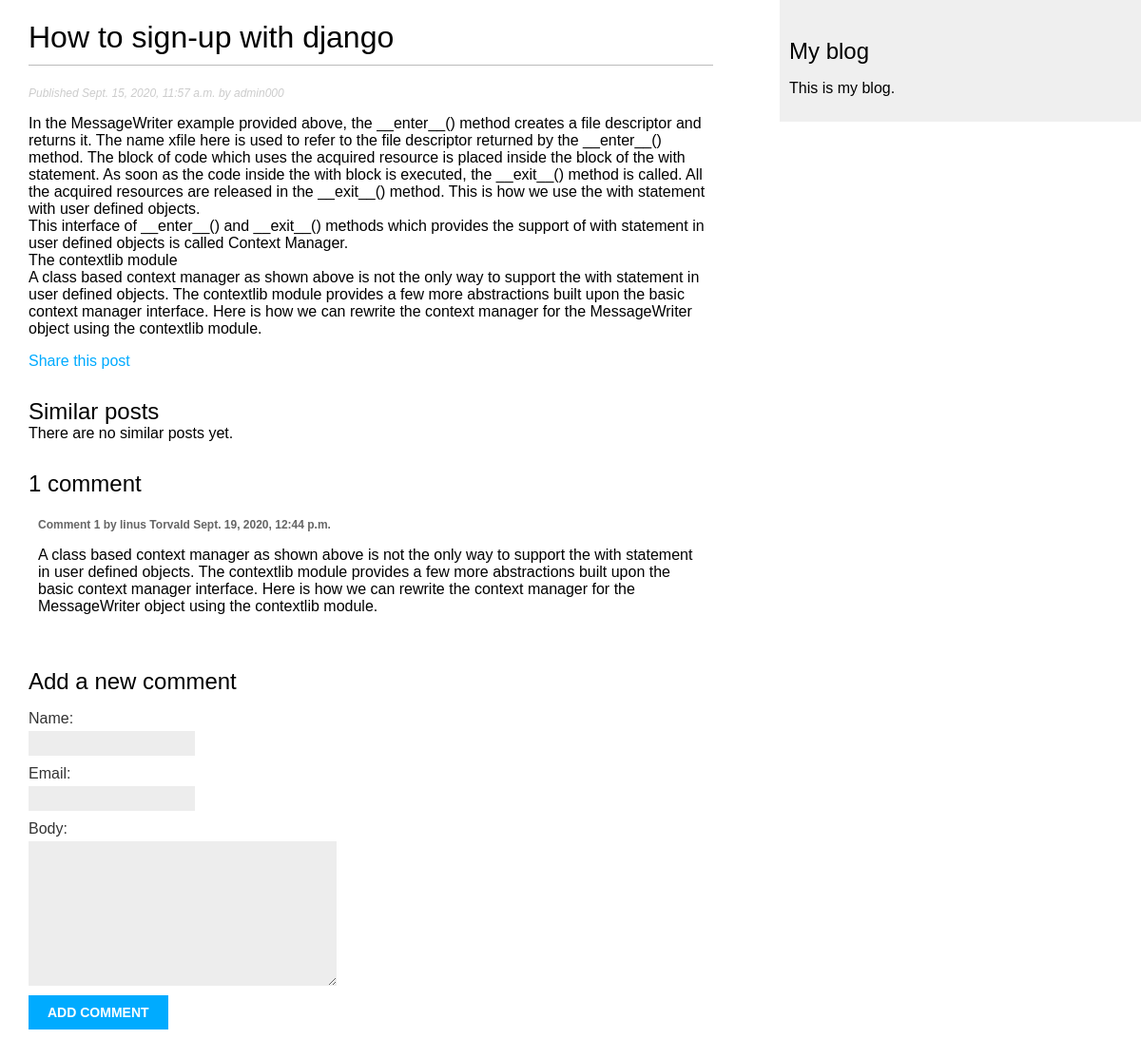
The app's page /blog/2020/9/15/how-sign-django/ with its own data.
### myapp/models.py (models this page shows, shortened)
class Post(models.Model):
	STATUS_CHOICES = (
	('draft', 'Draft'),
	('published', 'Published'),
	)
	title = models.CharField(max_length=250)
	slug = models.SlugField(max_length=250,unique_for_date='publish')
	author = models.ForeignKey(User,on_delete=models.CASCADE,related_name='blog_posts')
	body = models.TextField()
	publish = models.DateTimeField(default=timezone.now)
	created = models.DateTimeField(auto_now_add=True)
	updated = models.DateTimeField(auto_now=True)
	status = models.CharField(max_length=10,
	choices=STATUS_CHOICES,
	default='draft')
	tags = TaggableManager()
	class Meta:
		ordering = ('-publish',)

class Comment(models.Model):
	post=models.ForeignKey(Post,on_delete=models.CASCADE,related_name='comments')
	name=models.CharField(max_length=80)
	email=models.EmailField()
	body=models.TextField()
	created=models.DateTimeField(auto_now=True)
	updated=models.DateTimeField(auto_now=True)
	active=models.BooleanField(default=True)
	class Meta:
		ordering=('created',)

### myapp/views.py (the view)
# urls.py: path('<int:year>/<int:month>/<int:day>/<slug:post>/',views.post_details,name='post_detail'),
def post_details(request,year,month,day ,post):
	post=get_object_or_404(Post,slug=post,
								status='published',
								publish__year=year,
								publish__month=month,
								publish__day=day)
	comments=post.comments.filter(active=True)
	new_comment=None
	if request.method=='POST':
		comment_form=CommentForm(data=request.POST)
		if comment_form.is_valid():
			new_comment=comment_form.save(commit=False)
			new_comment.post=post
			new_comment.save()
	else:
		comment_form=CommentForm()
	return render(request,'post_details.html',{'post':post,'comments':comments,'comment_form':comment_form})

### myapp/forms.py
class CommentForm(forms.ModelForm):
	class Meta:
		model=Comment
		fields=('name','email','body')

### myapp/templates/post_details.html (shortened to what this page needs)
{% extends "base.html" %}
{% block content %}
  <h1>{{ post.title }}</h1>
  <p class="date">
    Published {{ post.publish }} by {{ post.author }}
  </p>
  {{ post.body|linebreaks }}
  <p>
    <a href="{% url 'blog:post_share' post.id %}">
      Share this post
    </a>
  </p>
  <h2>Similar posts</h2>
  {% for post in similar_posts %}
    <p>
      <a href="{{ post.get_absolute_url }}">{{ post.title }}</a>
    </p>
  {% empty %}
    There are no similar posts yet.
  {% endfor %}
  {% with comments.count as total_comments %}
    <h2>
      {{ total_comments }} comment{{ total_comments|pluralize }}
    </h2>
  {% endwith %}
  {% for comment in comments %}
    <div class="comment">
      <p class="info">
        Comment {{ forloop.counter }} by {{ comment.name }}
        {{ comment.created }}
      </p>
      {{ comment.body|linebreaks }}
    </div>
  {% empty %}
    <p>There are no comments yet.</p>
  {% endfor %}
  {% if new_comment %}
    <h2>Your comment has been added.</h2>
  {% else %}
    <h2>Add a new comment</h2>
    <form method="post">
      {{ comment_form.as_p }}
      <p><input type="submit" value="Add comment"></p>
    </form>
  {% endif %}
{% endblock %}

### static/css/blog.css (style rules this page uses)
body { margin:0; padding:0; font-family:arial, sans-serif; ; }
a { color:#00abff; text-decoration:none; }
h1 { font-weight:normal; border-bottom:1px solid #bbb; padding:0 0 10px 0; }
h2 { font-weight:normal; margin:30px 0 0; }
p.date { color:#ccc; font-family: helvetica, sans-serif; font-size: 12px; font-style: italic; }
label { float:left; clear:both; color:#333; margin-bottom:4px; }
input, textarea { clear:both; float:left; margin:0 0 10px; background:#ededed; border:0; padding:6px 10px; font-size:12px; }
input[type=submit] { font-weight:bold; background:#00abff; color:#fff; padding:10px 20px; font-size:14px; text-transform:uppercase; }
.comment { padding:10px; }
.comment .info { font-weight:bold; font-size:12px; color:#666; }

### records on screen
Post: title "How to sign-up with django", publish "Sept. 15, 2020, 11:57 a.m.", author "admin000", body "In the MessageWriter example provided above, the __enter__() method creates a file descriptor and returns it. The name xfile here is used to refer to the file descriptor returned by the __enter__() method. The block of code which uses the acquired resource is placed inside the block of the with statement. As soon as the code inside the with block is executed, the __exit__() method is called. All the acquired resources are released in the __exit__() method. This is how we use the with statement with user defined objects. This interface of __enter__() and __exit__() methods which provides the support of with statement in user defined objects is called Context Manager. The contextlib module A…"
Comment: name "linus Torvald", created "Sept. 19, 2020, 12:44 p.m.", body "A class based context manager as shown above is not the only way to support the with statement in user defined objects. The contextlib module provides a few more abstractions built upon the basic context manager interface. Here is how we can rewrite the context manager for the MessageWriter object using the contextlib module."

### other values on screen
{{ total_comments }} "1"
